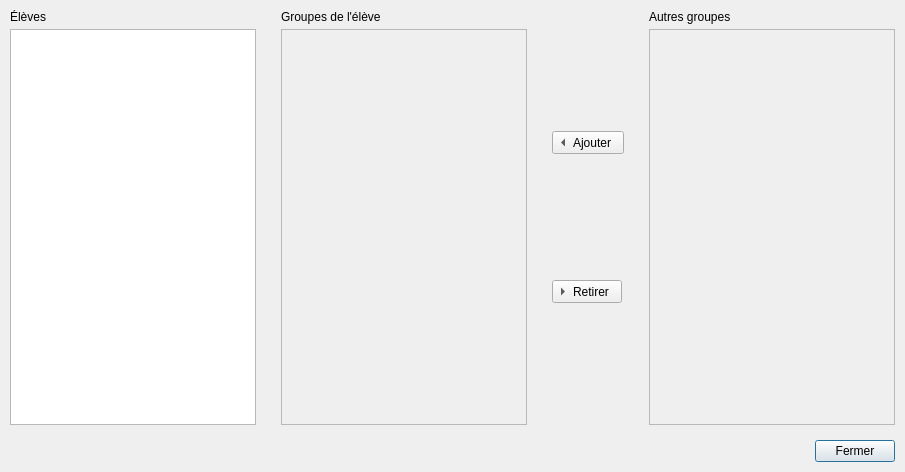
<?xml version="1.0" encoding="UTF-8"?>
<ui version="4.0">
 <class>usersgroupsmanager</class>
 <widget class="QDialog" name="usersgroupsmanager">
  <property name="geometry">
   <rect>
    <x>0</x>
    <y>0</y>
    <width>905</width>
    <height>472</height>
   </rect>
  </property>
  <property name="windowTitle">
   <string>Lien élèves-groupes</string>
  </property>
  <property name="modal">
   <bool>true</bool>
  </property>
  <layout class="QVBoxLayout" name="verticalLayout_5">
   <property name="spacing">
    <number>5</number>
   </property>
   <property name="leftMargin">
    <number>0</number>
   </property>
   <property name="topMargin">
    <number>0</number>
   </property>
   <property name="rightMargin">
    <number>0</number>
   </property>
   <property name="bottomMargin">
    <number>0</number>
   </property>
   <item>
    <layout class="QHBoxLayout" name="horizontalLayout">
     <property name="leftMargin">
      <number>0</number>
     </property>
     <property name="topMargin">
      <number>0</number>
     </property>
     <property name="rightMargin">
      <number>0</number>
     </property>
     <property name="bottomMargin">
      <number>0</number>
     </property>
     <item>
      <layout class="QVBoxLayout" name="verticalLayout">
       <property name="leftMargin">
        <number>10</number>
       </property>
       <property name="topMargin">
        <number>10</number>
       </property>
       <property name="rightMargin">
        <number>10</number>
       </property>
       <property name="bottomMargin">
        <number>0</number>
       </property>
       <item>
        <widget class="QLabel" name="label">
         <property name="text">
          <string>Élèves</string>
         </property>
        </widget>
       </item>
       <item>
        <widget class="QListWidget" name="list_students"/>
       </item>
      </layout>
     </item>
     <item>
      <layout class="QVBoxLayout" name="verticalLayout_2">
       <property name="leftMargin">
        <number>10</number>
       </property>
       <property name="topMargin">
        <number>10</number>
       </property>
       <property name="rightMargin">
        <number>10</number>
       </property>
       <property name="bottomMargin">
        <number>0</number>
       </property>
       <item>
        <widget class="QLabel" name="label_2">
         <property name="text">
          <string>Groupes de l'élève</string>
         </property>
        </widget>
       </item>
       <item>
        <widget class="QListWidget" name="list_groups_yes">
         <property name="enabled">
          <bool>false</bool>
         </property>
        </widget>
       </item>
      </layout>
     </item>
     <item>
      <layout class="QVBoxLayout" name="verticalLayout_3">
       <property name="leftMargin">
        <number>10</number>
       </property>
       <property name="topMargin">
        <number>10</number>
       </property>
       <property name="rightMargin">
        <number>10</number>
       </property>
       <property name="bottomMargin">
        <number>0</number>
       </property>
       <item>
        <widget class="QToolButton" name="pushButton_add">
         <property name="text">
          <string>Ajouter</string>
         </property>
         <property name="toolButtonStyle">
          <enum>Qt::ToolButtonTextBesideIcon</enum>
         </property>
         <property name="arrowType">
          <enum>Qt::LeftArrow</enum>
         </property>
        </widget>
       </item>
       <item>
        <widget class="QToolButton" name="pushButton_remove">
         <property name="text">
          <string>Retirer</string>
         </property>
         <property name="toolButtonStyle">
          <enum>Qt::ToolButtonTextBesideIcon</enum>
         </property>
         <property name="arrowType">
          <enum>Qt::RightArrow</enum>
         </property>
        </widget>
       </item>
      </layout>
     </item>
     <item>
      <layout class="QVBoxLayout" name="verticalLayout_4">
       <property name="leftMargin">
        <number>10</number>
       </property>
       <property name="topMargin">
        <number>10</number>
       </property>
       <property name="rightMargin">
        <number>10</number>
       </property>
       <property name="bottomMargin">
        <number>0</number>
       </property>
       <item>
        <widget class="QLabel" name="label_3">
         <property name="text">
          <string>Autres groupes</string>
         </property>
        </widget>
       </item>
       <item>
        <widget class="QListWidget" name="list_groups_no">
         <property name="enabled">
          <bool>false</bool>
         </property>
        </widget>
       </item>
      </layout>
     </item>
    </layout>
   </item>
   <item>
    <layout class="QHBoxLayout" name="horizontalLayout_2">
     <property name="leftMargin">
      <number>10</number>
     </property>
     <property name="topMargin">
      <number>10</number>
     </property>
     <property name="rightMargin">
      <number>10</number>
     </property>
     <property name="bottomMargin">
      <number>10</number>
     </property>
     <item>
      <spacer name="horizontalSpacer">
       <property name="orientation">
        <enum>Qt::Horizontal</enum>
       </property>
       <property name="sizeHint" stdset="0">
        <size>
         <width>40</width>
         <height>20</height>
        </size>
       </property>
      </spacer>
     </item>
     <item>
      <widget class="QPushButton" name="pushButton_close">
       <property name="text">
        <string>Fermer</string>
       </property>
      </widget>
     </item>
    </layout>
   </item>
  </layout>
 </widget>
 <resources/>
 <connections>
  <connection>
   <sender>pushButton_close</sender>
   <signal>clicked()</signal>
   <receiver>usersgroupsmanager</receiver>
   <slot>accept()</slot>
   <hints>
    <hint type="sourcelabel">
     <x>860</x>
     <y>444</y>
    </hint>
    <hint type="destinationlabel">
     <x>878</x>
     <y>457</y>
    </hint>
   </hints>
  </connection>
 </connections>
</ui>
